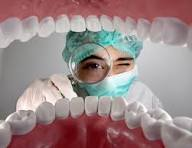
#> input picture images.jpeg, 192 x 148 px
$ python 'Image outline.py'
#> lines starting #> are read from the running program, lines starting #| are printed output that depends on the picture
import cv2

image = cv2.imread('images.jpeg')
#> image is the input picture: shape (148, 192, 3); mean B, G, R 135.6, 135.5, 155.7

if image is None:
    print("Error: Could not read the image.")
else:
    gray_image = cv2.cvtColor(image, cv2.COLOR_BGR2GRAY)
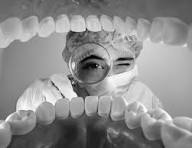
#> gray_image: shape (148, 192); min 1, max 255, mean 141.6

    edges = cv2.Canny(gray_image, 100, 200)
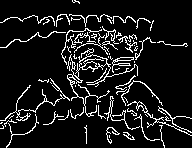
#> edges: shape (148, 192); 10.2% white in thin lines or dots

    cv2.imwrite('edge_image.jpg', edges)

    cv2.imshow('Original Image', image)
    cv2.imshow('Edge-detected Image', edges)

    cv2.waitKey(0)
    cv2.destroyAllWindows()
